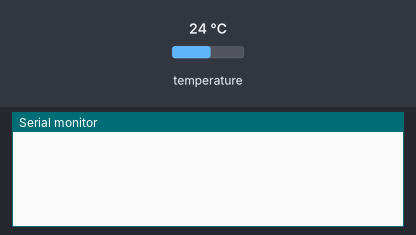
This sketch was run on a simulated ESP32. Shown: the last lines printed to the serial monitor. The inputs (shaded band) are chosen by the test bench; at power-on: temperature 24 °C. WiFi joins after 1.5 s; servers stay silent unless stated.

Above: at 3.0 s.
3.1 s: temperature set to 12 °C
At 3.7 s:
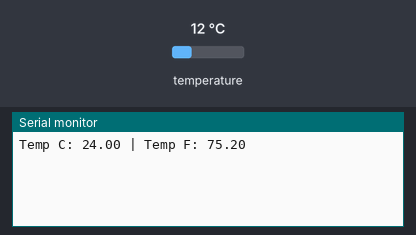
4.6 s: temperature set to 19 °C
At 5.0 s:
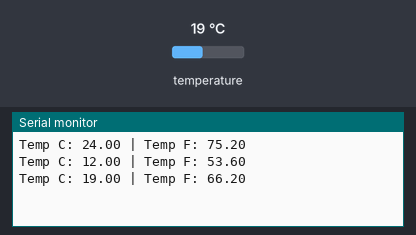
Timing chart, 0 to 7.6 s (numbered marks = the images above; inputs shaded):
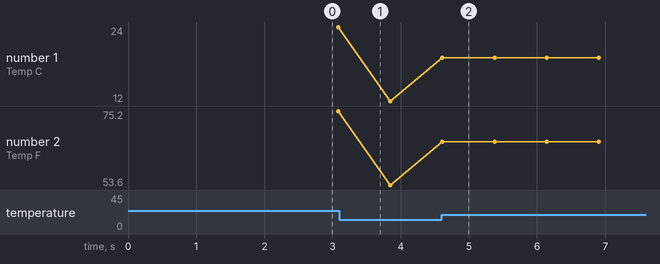

The sketch:

DS18B_Temp_Sensor.ino
```cpp
#define BLYNK_TEMPLATE_ID "TMPL6CuEc0mLm"
#define BLYNK_TEMPLATE_NAME "DS18B20 Temp Sensor"
#define BLYNK_AUTH_TOKEN "f9cmOV8ZeyLVHUTyub15K-cN3Xs79bYD"

#include <WiFi.h>
#include <BlynkSimpleEsp32.h>
#include <OneWire.h>
#include <DallasTemperature.h>

// DS18B20 connected to GPIO 4
#define ONE_WIRE_BUS 4
OneWire oneWire(ONE_WIRE_BUS);
DallasTemperature sensors(&oneWire);

// WiFi credentials
char ssid[] = "RoboTech";
char pass[] = "aslam12345";

BlynkTimer timer;

void sendTemperature() {
  sensors.requestTemperatures();
  float tempC = sensors.getTempCByIndex(0);
  float tempF = sensors.toFahrenheit(tempC);

  Blynk.virtualWrite(V0, tempC); // Celsius
  Blynk.virtualWrite(V1, tempF); // Fahrenheit

  Serial.print("Temp C: ");
  Serial.print(tempC);
  Serial.print(" | Temp F: ");
  Serial.println(tempF);
}

void setup() {
  Serial.begin(115200);
  sensors.begin();
  Blynk.begin(BLYNK_AUTH_TOKEN, ssid, pass);
  timer.setInterval(500L, sendTemperature); // Every 2 seconds
}

void loop() {
  Blynk.run();
  timer.run();
}
```

Measured:
- after the input at 4.6 s, the serial monitor: prints a new line at once (image 2)
- plotted number 1: 24 → 12 after the input at 3.1 s, 12 → 19 after the input at 4.6 s
- plotted number 2: 75.2 → 53.6 after the input at 3.1 s, 53.6 → 66.2 after the input at 4.6 s
